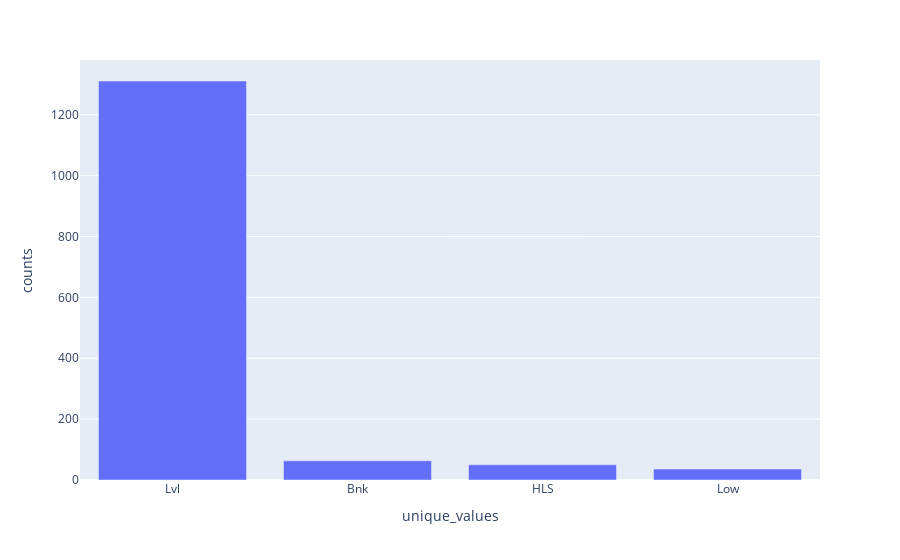

The code cell stored with this chart in its notebook:
### Markdown cell above
### LandContour

Die Land Contour bezieht sich auf das Geländeprofil eines Grundstücks. Es beschreibt die Form und die Steigung des Geländes auf dem Grundstück. Die Land Contour gibt Auskunft darüber, ob das Gelände flach (**Lvl**), abfallend (**Low**), geneigt (**Bnk**) oder hügelig (**HLS**) ist. 

Die Land Contour ist ein wichtiger Faktor bei der Bewertung von Grundstücken, da sie Auswirkungen auf verschiedene Aspekte haben kann. Zum Beispiel kann die Steigung des Geländes den Bau von Gebäuden oder Infrastrukturen beeinflussen, die Drainage oder den Wasserfluss auf dem Grundstück beeinflussen oder sogar die Aussicht oder die Nutzungsmöglichkeiten des Geländes beeinflussen.

### Code cell
df_landContour_barPlot = df_raw_property['LandContour'].value_counts().rename_axis('unique_values').reset_index(name='counts')
fig = px.bar(df_landContour_barPlot,'unique_values','counts')
fig.show()

### Figure 1 — Plotly figure (JSON) as saved in the notebook; plotly's stock layout.template omitted (floating-point values rounded to 4 significant figures)
{"data": [{"alignmentgroup": "True", "hovertemplate": "unique_values=%{x}<br>counts=%{y}<extra></extra>", "legendgroup": "", "marker": {"color": "#636efa", "pattern": {"shape": ""}}, "name": "", "offsetgroup": "", "orientation": "v", "showlegend": false, "textposition": "auto", "type": "bar", "x": ["Lvl", "Bnk", "HLS", "Low"], "xaxis": "x", "y": [1311, 63, 50, 36], "yaxis": "y"}], "layout": {"barmode": "relative", "legend": {"tracegroupgap": 0}, "margin": {"t": 60}, "xaxis": {"anchor": "y", "domain": [0, 1], "title": {"text": "unique_values"}}, "yaxis": {"anchor": "x", "domain": [0, 1], "title": {"text": "counts"}}}}
